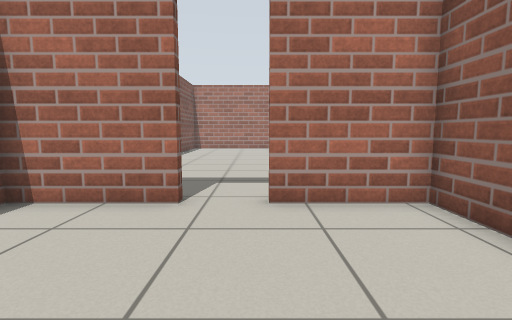
View 1 (above)

18 first-person views from a walk through a world built for the Gazebo simulator. The camera is 0.72 m above the floor, tilts 6° down and sees 85° across. The floor is counted in squares, 0.5 m on a side. Each view is taken from the middle of a square. On the plan, view 1 faces up. The plan holds only what a view shows up to about 14 squares ahead; the rest is blank. The place goes on beyond the plan.

View 2
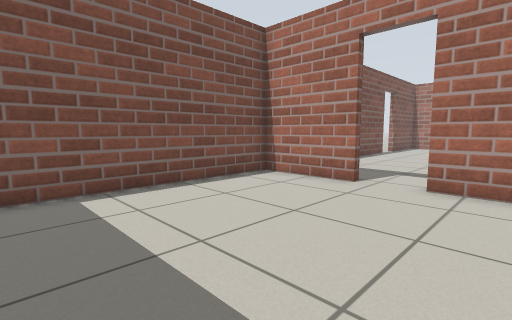

View 3
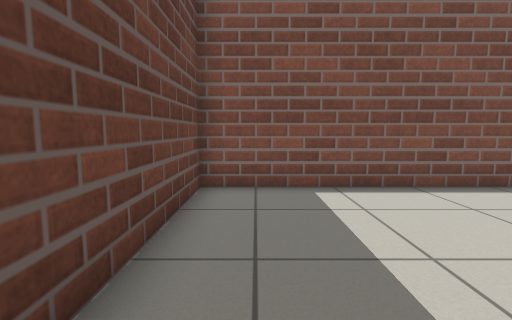

View 4
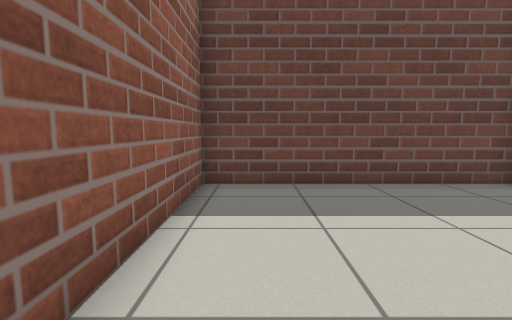

View 5
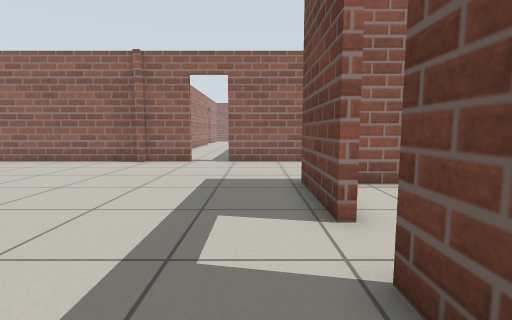

View 6
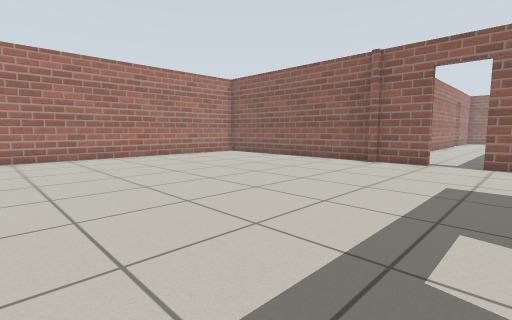

View 7
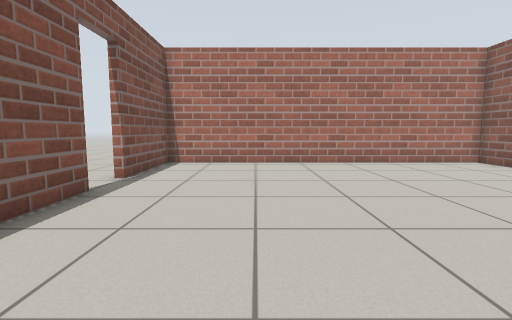

View 8
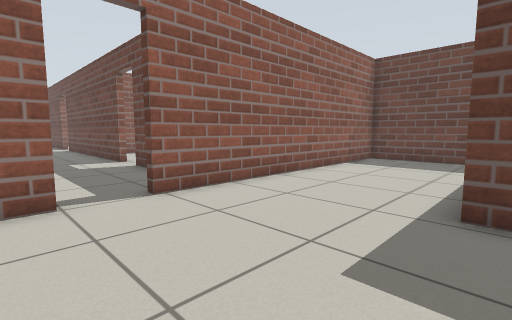

View 9
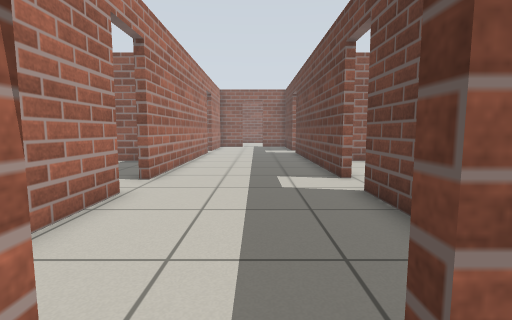

View 10
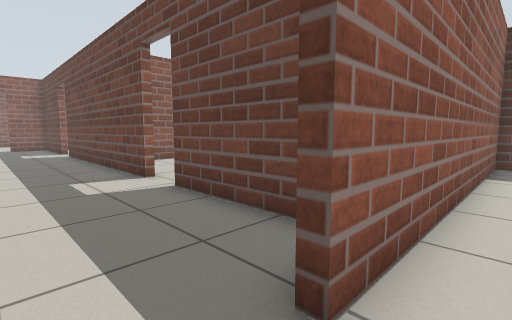

View 11
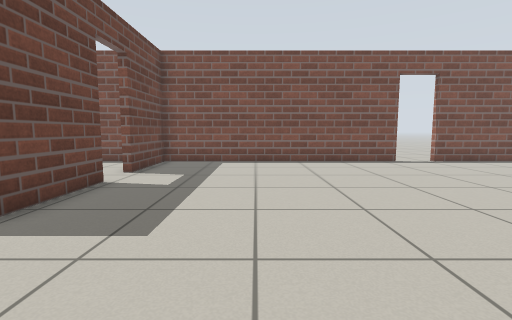

View 12
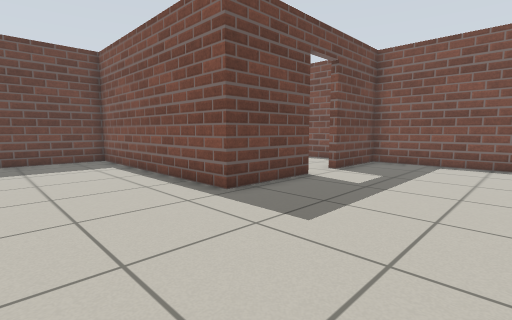

View 13
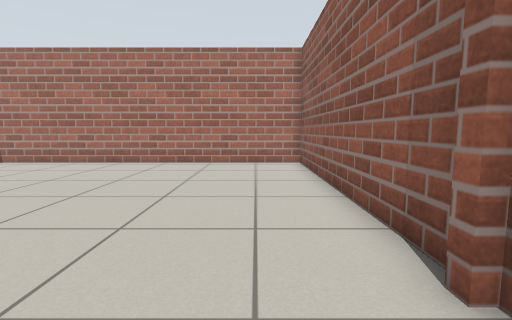

View 14
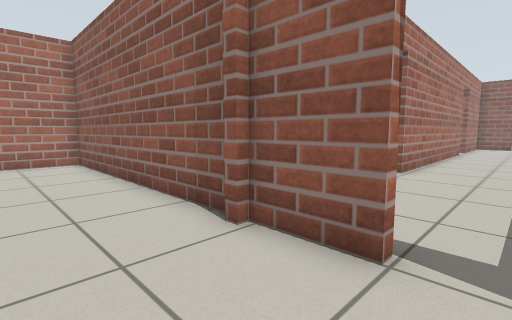

View 15
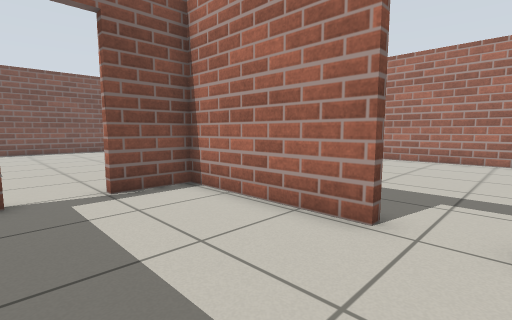

View 16
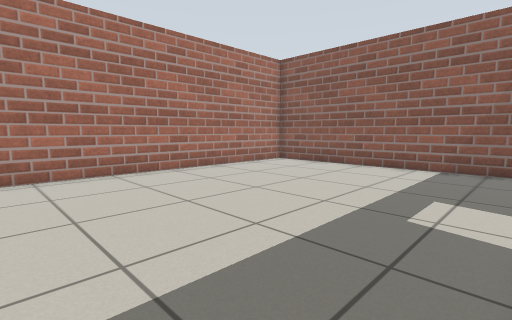

View 17
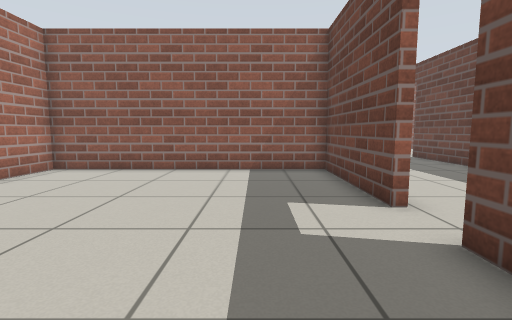

View 18
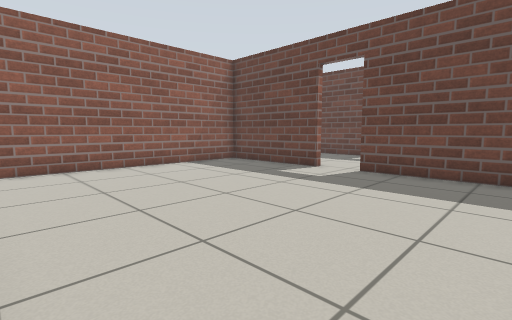

### Floor plan
Points are (right, up) in squares from view 1. A wall is a line through its corners. A room is listed if a view was taken in it or the views show most of it. See-through windows are left out.
Room 1 (views 1, 2, 3, 4)
walls: (-1.5, 5.4) (-5, 5.4) (-5, -3.4) (3.4, -3.4) (3.4, 5.4) (0.3, 5.4)
ways out: open door at (-0.5, 5.5) to room 2
Room 2 (views 5, 6, 7, 8, 9, 10, 11, 12, 13, 14)
walls: (9, 12.5) (9, 22.5) (-5, 22.5) (-5, 18.3); (9, 10.1) (9, 12.2); (0.3, 5.7) (3.7, 5.7) (3.7, -3.4) (9, -3.4) (9, 8.3); (-5, 16.6) (-5, 5.7) (-1.5, 5.7)
ways out: open door at (-0.5, 5.5) to room 1; open door at (9, 9.5) to room 3; open door at (-5, 17.5)
Room 3 (view 15)
walls: (16.4, 6.4) (22.5, 6.4); (14.4, 12.1) (9.3, 12.1) (9.3, 10.1); (10.6, 6.4) (14.6, 6.4); (22.5, 12.1) (16.1, 12.1)
ways out: open door at (9, 9.5) to room 2; open door at (15.5, 12) to room 4; open door at (15.5, 6)
Room 4 (views 16, 17, 18)
walls: (16.1, 12.4) (21.2, 12.4) (21.2, 22.5) (10.4, 22.5); (10.2, 12.4) (14.4, 12.4)
ways out: open door at (15.5, 12) to room 3

Where each view was taken, in squares from view 1:
view 1: 0 up, 0 right, facing up
view 2: 2 down, 2 right, facing up-left
view 3: 2 down, 2 right, facing left
view 4: 4 up, 2 right, facing down
view 5: 7 up, 4 left, facing right
view 6: 7 up, 4 left, facing up-right
view 7: 10 up, 1 left, facing up
view 8: 11 up, 3 right, facing down-right
view 9: 9 up, 8 right, facing right
view 10: 10 up, 8 right, facing down-right
view 11: 10 up, 8 right, facing left
view 12: 11 up, 8 right, facing down-left
view 13: 10 up, 7 right, facing up
view 14: 9 up, 6 right, facing up-right
view 15: 8 up, 16 right, facing up-left
view 16: 13 up, 10 right, facing up-right
view 17: 15 up, 11 right, facing right
view 18: 22 up, 10 right, facing down-right
